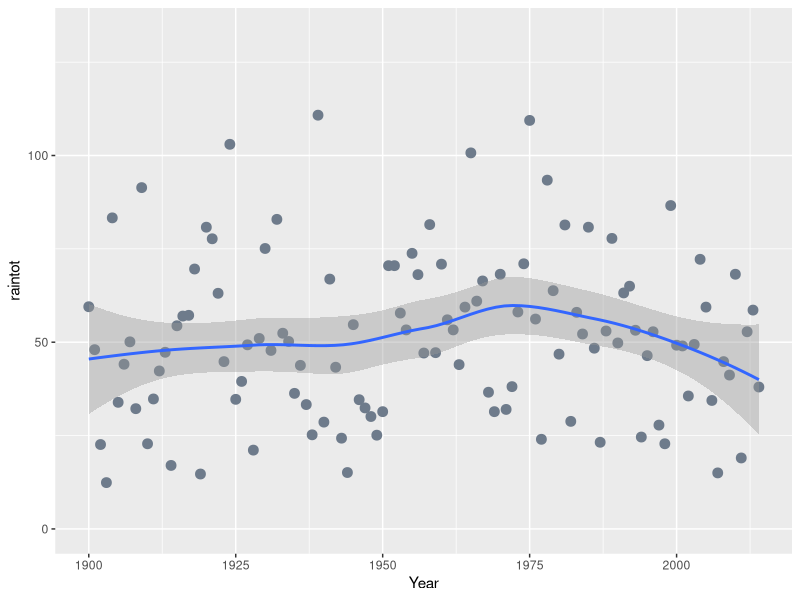

The R source for this figure:
library(ggplot2)
library(dplyr)
data1<-read.csv("data/melbourne.csv", header = TRUE)

rain <- select(data1, everything())%>%
        filter(Year %in% 1900:2014)%>%
        filter(Month %in% c(8))%>%
        group_by(Year)%>%
        summarise(raintot = sum(Rain))
        

ggplot(rain, aes(Year,raintot)) + 
        geom_point(size = 3, colour = "lightsteelblue4") + 
        geom_smooth(method = loess) + 
        ylim(0,1.2*max(na.omit(rain$raintot))) 


rain3 <- select(data1, everything())%>%
        group_by(Year, Month)%>%
        filter(!is.na(Rain))%>%
        summarise (Sum = sum(Rain))

rain4 <- group_by(rain3, Month)%>%
        summarise(Mean = mean(Sum))
rain4

